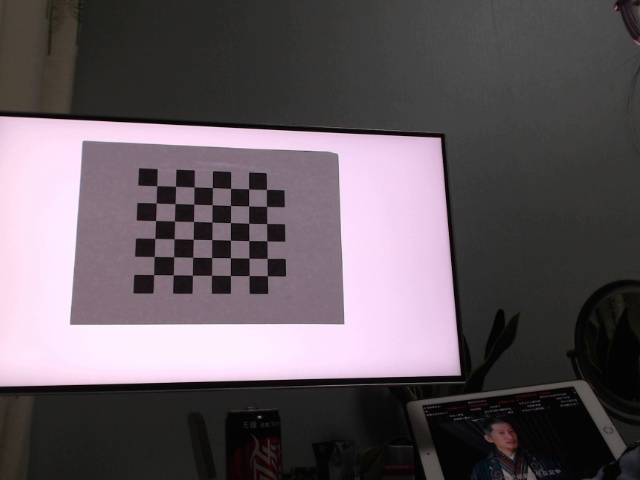
#> input picture Video/Shuangmu_Video/PPP/left_1102.jpg, 640 x 480 px
$ python test_Biaoding.py
#> lines starting #> are read from the running program, lines starting #| are printed output that depends on the picture; after the words box and inside, x2 and y2 are one past the last pixel; in counts of white or black regions, pixels touching at a corner belong together; long printed decimals are rounded
#coding:utf-8
import cv2
import numpy as np
import glob

# 找棋盘格角点
# 阈值
criteria = (cv2.TERM_CRITERIA_EPS + cv2.TERM_CRITERIA_MAX_ITER, 30, 0.001)
#棋盘格模板规格
w = 6
h = 7
# 世界坐标系中的棋盘格点,例如(0,0,0), (1,0,0), (2,0,0) ....,(8,5,0)，去掉Z坐标，记为二维矩阵
objp = np.zeros((w*h,3), np.float32)
objp[:,:2] = np.mgrid[0:w,0:h].T.reshape(-1,2)
# 储存棋盘格角点的世界坐标和图像坐标对
objpoints = [] # 在世界坐标系中的三维点
imgpoints = [] # 在图像平面的二维点

# images = glob.glob('./PPP/*.jpg')
images = glob.glob('./PPP/left_1102.jpg')
# images = glob.glob('./PPP/2049328258.jpg')

print (images)
for fname in images:
    img = cv2.imread(fname)
#> img is the input picture: shape (480, 640, 3); mean B, G, R 94.5, 88.5, 97.8
    # print (img)
    gray = cv2.cvtColor(img,cv2.COLOR_BGR2GRAY)
    # 找到棋盘格角点
    ret, corners = cv2.findChessboardCorners(gray, (w,h),None)
#> ret = True; corners = 42 rows, first 8: [153.6, 274.6], [154.3, 256.5], [154.7, 238.5], [155.6, 220.6], [156.2, 203.1], [156.6, 185.6], [173.2, 274.8], [173.6, 256.8]
    # 如果找到足够点对，将其存储起来
    if ret == True:
        cv2.cornerSubPix(gray,corners,(11,11),(-1,-1),criteria)
        #print ()
        objpoints.append(objp)
        imgpoints.append(corners)
        # 将角点在图像上显示
        cv2.drawChessboardCorners(img, (w,h), corners, ret)
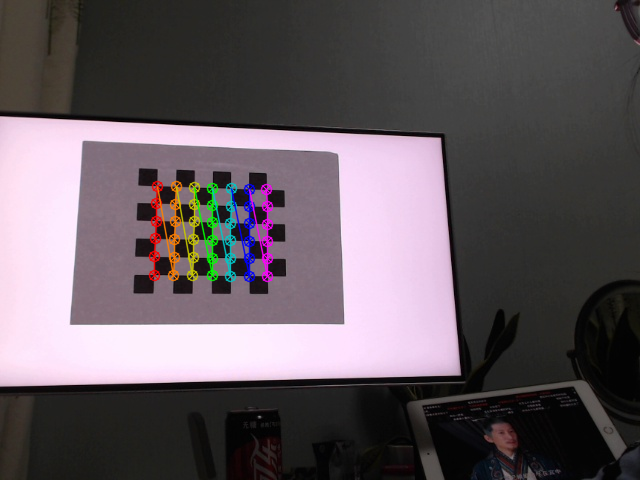
#> img: shape (480, 640, 3); 2.12% of pixels changed, all inside (x1, y1, x2, y2) = (148, 180, 274, 283)
        cv2.imshow('findCorners',img)
        cv2.waitKey(1)
cv2.destroyAllWindows()

# 标定
ret, mtx, dist, rvecs, tvecs = cv2.calibrateCamera(objpoints, imgpoints, gray.shape[::-1], None, None)
#> ret = 0.114; mtx = [[662, 0, 322.8], [0, 655.2, 188.5], [0, 0, 1]]; dist = [[-0.859, 7.22, -0.00692, -0.0453, -30.21]]; rvecs = ([-0.0564, -0.411, -1.55],); tvecs = ([-8.84, 4.64, 34.52],)
print (ret)
#| 0.1136
print (mtx)
#| [[661.957    0.         322.776]
#|  [  0.         655.213 188.495 ]
#|  [  0.           0.           1.        ]]
print (dist)
#| [[-8.58902528e-01  7.22235348e+00 -6.92346279e-03 -4.53464982e-02
#|   -3.02074166e+01]]
print (rvecs)
#| (array([[-0.05636],
#|        [-0.4114],
#|        [-1.550]]),)
print (tvecs)
#| (array([[-8.843],
#|        [ 4.638],
#|        [34.515]]),)


# 去畸变
#img2 = cv2.imread('./PPP/1696204510.jpg')
img2 = cv2.imread('./PPP/left_102.jpg')
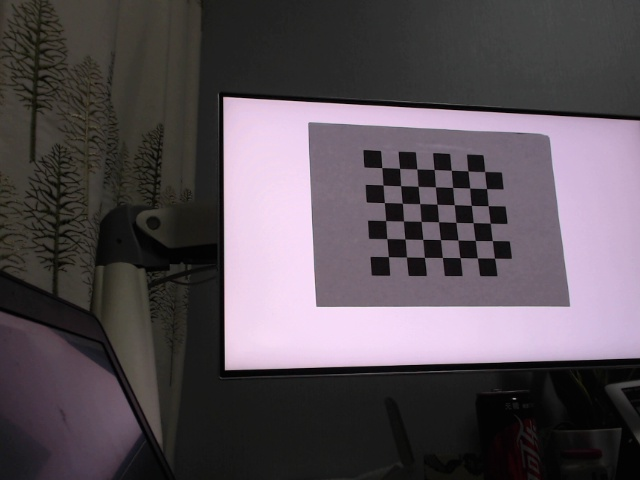
#> input picture Video/Shuangmu_Video/PPP/left_102.jpg, 640 x 480 px
#> img2 is the input picture: shape (480, 640, 3); mean B, G, R 85, 78.8, 87
h,  w = img2.shape[:2]
#> h = 480; w = 640
newcameramtx, roi=cv2.getOptimalNewCameraMatrix(mtx,dist,(w,h),0,(w,h)) # 自由比例参数
#> newcameramtx = [[662, 0, 322.8], [0, 655.2, 188.5], [0, 0, 1]]; roi = (0, 0, 639, 479)
dst = cv2.undistort(img2, mtx, dist, None, newcameramtx)
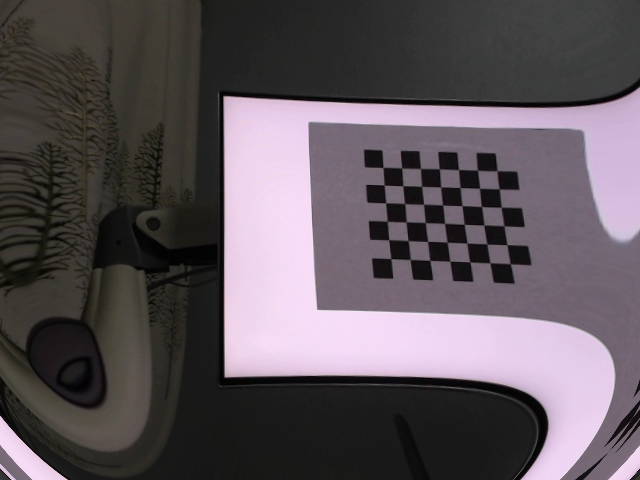
#> dst: shape (480, 640, 3); mean B, G, R 91.1, 85.1, 93.5
# 根据前面ROI区域裁剪图片
#x,y,w,h = roi
#dst = dst[y:y+h, x:x+w]
cv2.imwrite('calibresult.png',dst)

# 反投影误差
total_error = 0
for i in range(len(objpoints)):
    imgpoints2, _ = cv2.projectPoints(objpoints[i], rvecs[i], tvecs[i], mtx, dist)
    error = cv2.norm(imgpoints[i],imgpoints2, cv2.NORM_L2)/len(imgpoints2)
    total_error += error
#> this loop made 1 pass
#> (error, total_error) on pass 1: (0.0175, 0.0175)
#> after the loop, total_error = 0.0175
print ("total error: ", total_error/len(objpoints))
#| total error:  0.01754
